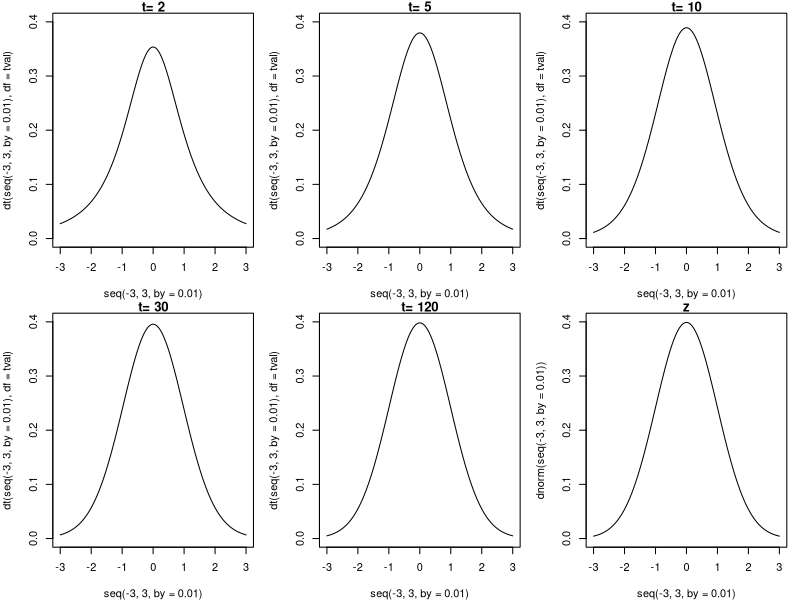
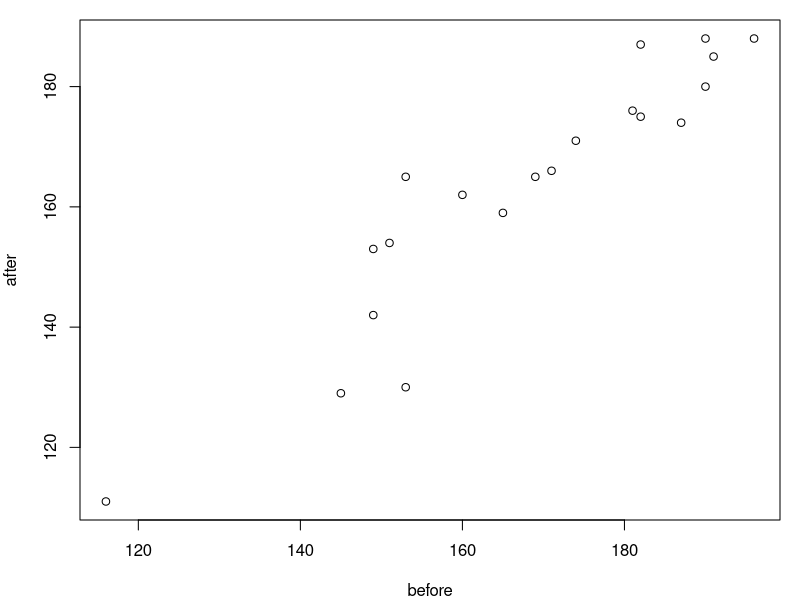

These figures' R source, in order:
## ---- chunk 1
set.seed(12733) # To make sure I know what you're getting if you run this yourself...
par(mar = c(4,4,1,1)) # To make sure you can see the graphs when I run this...
## ---- chunk 2
pop.sample = rnorm(40,mean = 1, sd = 3)
mean(pop.sample)
## ---- chunk 3
se.mean = sd(pop.sample)/sqrt(40)
se.mean
## ---- chunk 4
par(mfrow = c(2,3))
for(tval in c(2,5,10,30,120)) {
  title = paste('t=',tval)
  plot(seq(-3,3,by=.01),dt(seq(-3,3,by=.01),df = tval),main = title,type='l',ylim=c(0,.4))  
}
plot(seq(-3,3,by=.01),dnorm(seq(-3,3,by=.01)),main = 'z',type='l',ylim=c(0,.4))
par(mfrow = c(1,1))
## ---- chunk 5
t.crit = qt(1-(0.05/2),df = 39)
## ---- chunk 6
top.range = mean(pop.sample) + t.crit * se.mean
bottom.range = mean(pop.sample) - t.crit * se.mean
## ---- chunk 7
top.range
bottom.range
## ---- chunk 8
t.score = (mean(pop.sample) - 0) / se.mean
t.score
## ---- chunk 9
pt(t.score, df = 39)
## ---- chunk 10
p.ttest = 2*(1-pt(t.score,df = 39))
p.ttest
## ---- chunk 11
t.test(pop.sample)
## ---- chunk 12
t.test(pop.sample, conf.level = 0.99)
## ---- chunk 13
t.test(pop.sample, mu = 1)
## ---- chunk 14
tt = t.test(pop.sample)
str(tt)

tt$statistic # The t-value
tt$conf.int # Confidence interval
tt$estimate # The best estimate of the mean
## ---- chunk 15
heights = c(68,72,69,68,69,70,70,77,71,72,75,71,71,68,67,70,73,70,76,68)
## ---- chunk 16
mean(heights)
## ---- chunk 17
t.test(heights, mu = 69)
## ---- chunk 18
cont.sc = c(23,27,16,22,18,22,21,24,18,17,18,22,15,17,23,21,20,18,20,25)
exp.sc = c(19,24,18,21,24,23,22,27,20,21,26,20,26,25,32,25,24,21,20,20)
## ---- chunk 19
mean(cont.sc)
mean(exp.sc)
## ---- chunk 20
mean.diff = mean(exp.sc) - mean(cont.sc)
mean.diff
## ---- chunk 21
exp.n = length(exp.sc)
cont.n = length(cont.sc)
s.pooled = sqrt(((exp.n-1)*sd(exp.sc)^2 + (cont.n-1)*sd(cont.sc)^2)/(exp.n + cont.n - 2))
s.pooled
## ---- chunk 22
s.pooled = sqrt(0.5 * (sd(cont.sc)^2 + sd(exp.sc)^2))
s.pooled
## ---- chunk 23
se.pooled = s.pooled*sqrt(1/20+1/20)
## ---- chunk 24
t.two = mean.diff/se.pooled
## ---- chunk 25
df.t = 20 + 20 - 2
## ---- chunk 26
p = 2*(1-pt(t.two,df = df.t))
p
## ---- chunk 27
t.test(exp.sc,cont.sc)
## ---- chunk 28
t.test(exp.sc,cont.sc, var.equal = TRUE)
## ---- chunk 29
t.test(exp.sc,cont.sc,var.equal = TRUE, conf.level = .99)
## ---- chunk 30
before = c(190,174,196,153,187,182,153,165,149,116,190,171,169,151,191,145,182,149,181,160)
after = c(188,171,188,165,174,175,130,159,153,111,180,166,165,154,185,129,187,142,176,162)
## ---- chunk 31
t.test(after,before)
## ---- chunk 32
wloss = data.frame('Before' = before, 'After' = after)
wloss
## ---- chunk 33
plot(before,after)
## ---- chunk 34
wloss$Diff = after - before
wloss
## ---- chunk 35
t.test(wloss$Diff)
## ---- chunk 36
flip.40 = rbinom(1,40,.75)
flip.40 # The number of heads
## ---- chunk 37
p.fair = 2*(1-pbinom(flip.40-1,40,0.5))
p.fair
## ---- chunk 38
binom.test(flip.40,40)
## ---- chunk 39
binom.test(flip.40,40,p = .75)
## ---- chunk 40
binom.test(flip.40,40, conf.level = .99)
## ---- chunk 41
bt = binom.test(flip.40,40)

bt$p.value # The p value of the test
bt$conf.int # The lower and upper ranges of the confidence interval
bt$estimate # The best estimate of the probability of success
## ---- chunk 42
xs = c(1,2,3,4,5)
ys = c(2,2,4,4,6)
cov(xs,ys)
## ---- chunk 43
cor(xs,ys)
## ---- chunk 44
die.rolls = c(14,10,13,16,13,34)
## ---- chunk 45
die.chisq = sum((die.rolls - 100/6)^2/(100/6))
## ---- chunk 46
pchisq(die.chisq,df=5)
## ---- chunk 47
1-pchisq(die.chisq,df=5)
## ---- chunk 48
chisq.test(die.rolls)
## ---- chunk 49
cst = chisq.test(die.rolls)
cst$p.value
cst$statistic
## ---- chunk 50
die.probs = c(.15,.15,.15,.15,.15,.25)
## ---- chunk 51
chisq.test(die.rolls,p=die.probs)
## ---- chunk 52
pol.pref = matrix(c(153,63,86,77,116,186,211,108),nrow=2,byrow=TRUE,
                  dimnames = list(c('Not Tea Party','Tea Party'),c('Trump','Carson','Bush','Other')))
## ---- chunk 53
pol.pref['Not Tea Party',] / sum(pol.pref['Not Tea Party',])
pol.pref['Tea Party',] / sum(pol.pref['Tea Party',])
## ---- chunk 54
margin.table(pol.pref,1)
## ---- chunk 55
p.tea = margin.table(pol.pref,1)/sum(pol.pref)
p.tea
## ---- chunk 56
p.vote = margin.table(pol.pref,2)/sum(pol.pref)
p.vote
## ---- chunk 57
p.independent = outer(p.tea,p.vote)
p.independent
## ---- chunk 58
pol.exp = p.independent * sum(pol.pref)
pol.exp
## ---- chunk 59
chsq.ind = sum((pol.pref-pol.exp)^2/pol.exp)
## ---- chunk 60
1-pchisq(chsq.ind,df = 3)
## ---- chunk 61
chisq.test(pol.pref)
## ---- chunk 62
chisq.test(pol.pref)$expected
## ---- chunk 63
pol.pref.h = matrix(c(153,63,86,8,69,116,186,211,2,106),nrow=2,byrow=TRUE,
                  dimnames = list(c('Not Tea Party','Tea Party'),c('Trump','Carson','Bush','Santorum','Other')))
pol.pref.h
## ---- chunk 64
chisq.test(pol.pref.h)
## ---- chunk 65
chisq.test(pol.pref.h, simulate.p.value=TRUE)
